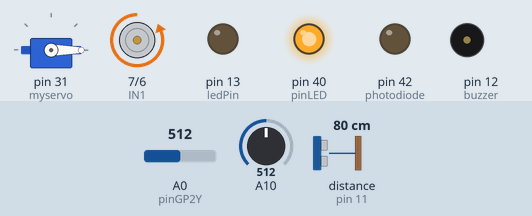
The sketch below on a simulated Arduino Mega 2560, built with avr-gcc and run on an emulated ATmega2560. Parts: servo, motor-driver pin pairs drawn as motors (green arrow = first pin HIGH = forward, orange = second pin HIGH = backward, longer = more drive, scaled by the enable pin), output pins drawn as LEDs (lit = HIGH), buzzer (waves = sounding, pin HIGH). Wiring (inferred from the names in the program): ultrasonic range finder: trigger pin 10; echo pin 11. The test bench sets the inputs (shaded band); at power-on: distance to the obstacle (sensor on pin 11) 80 cm, A0 (pinGP2Y) = 512, A10 = 512. The echo pulse lasts 58.3 µs per cm; pins used as bus, display or sensor lines are not drawn; what the sketch prints to the serial monitor is not drawn.

Above: at 4.6 s.
4.7 s: distance to the obstacle (sensor on pin 11) set to 24 cm
13.4 s: distance to the obstacle (sensor on pin 11) set to 18 cm
At 17.5 s:
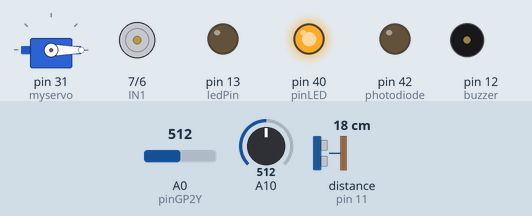
19.9 s: distance to the obstacle (sensor on pin 11) set to 2 cm
At 25.6 s:
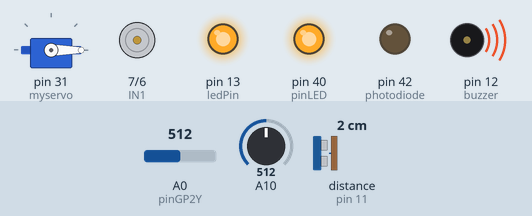
27.7 s: distance to the obstacle (sensor on pin 11) set to 4 cm
At 29.1 s:
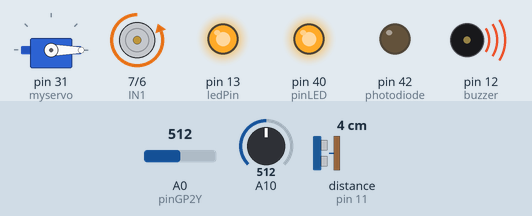
34.2 s: A0 (pinGP2Y) set to 306
43.9 s: distance to the obstacle (sensor on pin 11) set to 35 cm
At 46.83 s:
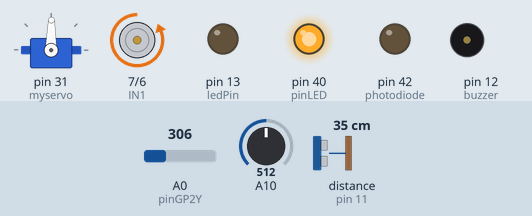
Timing chart, 0 to 49.1 s (numbered marks = the images above; inputs shaded):
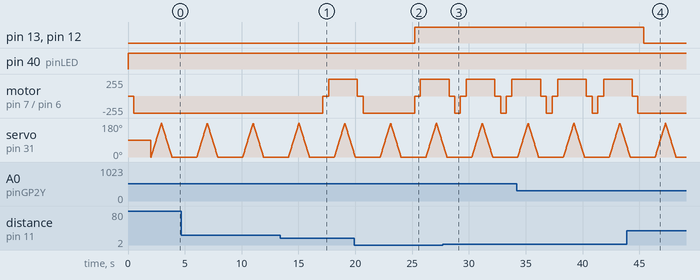

Measured:
- the behaviour switches between 21 and 20 cm on distance to the obstacle (sensor on pin 11) (found by bisection; images 0 and 1)
- after the input at 13.4 s, motor on pin 7 (IN1) / pin 6 (IN2): backward 255/255 → stopped after 3.8 s, → forward 255/255 0.50 s later
- after the input at 19.9 s, pin 13 (ledPin), pin 12 (buzzer): LOW → HIGH after 5.3 s
- after the input at 27.7 s, pin 13 (ledPin), pin 12 (buzzer): stays HIGH (without the input it goes to LOW after 1.5 s)
- after the input at 43.9 s, pin 13 (ledPin), pin 12 (buzzer): HIGH → LOW after 1.5 s; motor on pin 7 (IN1) / pin 6 (IN2): goes on until 44.9 s, then stays backward 255/255

The sketch:

FuzzyRobotPembersihKaca.ino
```cpp
#include <Arduino.h>

//sensor debu
const int pinGP2Y = A0;
int pinLED = 40;
int samplingTime = 280;
int deltaTime = 40;
int sleepTime = 9680;
int dustDensity;
int Set = 150;

//motor dc
const int IN1 = 7;
const int IN2 = 6;
const int ENA = 9;

//sensor ultrasonik
const int trigPin = 10;
const int echoPin = 11;
const int buzzer = 12;
const int ledPin = 13;

// defines variables of ultrasonic sensor
long duration;
int distance;
int safetyDistance;

//servo
#include <Servo.h>
Servo myservo; // membuat objek servo di library Servo.h
int pos = 0; // geser servopada posisi 0 derajat

//photodiode module
int photodiode = 42;
int ncahaya;

// fuzzy
#include <Fuzzy.h>
#include <FuzzyComposition.h>
#include <FuzzyIO.h>
#include <FuzzyInput.h>
#include <FuzzyOutput.h>
#include <FuzzyRule.h>
#include <FuzzyRuleAntecedent.h>
#include <FuzzyRuleConsequent.h>
#include <FuzzySet.h>

#define FUZZY_IN_DEBU 1
#define FUZZY_IN_CAHAYA 2
#define FUZZY_OUT_PWM 3

float DebuX;
float CahayaX;

#define APP_PORT_DEBUG Serial
// fuzzy object
Fuzzy *fuzzy_main_obj = new Fuzzy();

// input debu
FuzzySet *debu_tipis = new FuzzySet(25, 25, 122.5, 220);
FuzzySet *debu_sedang = new FuzzySet(122.5, 220, 220, 330);
FuzzySet *debu_tebal = new FuzzySet(220, 330, 330, 440.18);

// input cahaya
FuzzySet *cahaya_gelap = new FuzzySet(37, 37, 143.5, 250);
FuzzySet *cahaya_agak_terang = new FuzzySet(143.5, 250, 250, 281);
FuzzySet *cahaya_terang = new FuzzySet(250, 281, 281, 312);

// output pwm
FuzzySet *pwm_lambat = new FuzzySet(100, 100, 125, 150);
FuzzySet *pwm_sedang = new FuzzySet(125, 150, 150, 202.5);
FuzzySet *pwm_cepat = new FuzzySet(150, 202.5, 202.5, 255);


/**
 * create new fuzzy rule with and boolean
 * @method createNewFuzzyRule
 * @param  ruleId             id rule
 * @param  in1                fuzzy set 1
 * @param  in2                fuzzy set 2
 * @param  out1               fuzzt set output
 * @return                    new fuzzy rule
 */

 void APP_DEBUG_PRINT(String alog) {
  char dtx[16] = {0};
  snprintf_P(dtx, sizeof(dtx), (const char *)F("%-10u : "), millis());
  APP_PORT_DEBUG.println(String(dtx) + alog);
}

  FuzzyRule *createNewFuzzyRule(int ruleId, FuzzySet *in1, FuzzySet *in2, FuzzySet *out1) {
  FuzzyRuleConsequent *fzThen = new FuzzyRuleConsequent();
  fzThen->addOutput(out1);

  FuzzyRuleAntecedent *fzIf = new FuzzyRuleAntecedent();
  fzIf->joinWithAND(in1, in2);

  return new FuzzyRule(ruleId, fzIf, fzThen);
}

/**
 * init all fuzzy input, rule, and output
 * @method fuzzyInit
 */

void fuzzyInit() {
  // FuzzyInput DEBU
  FuzzyInput *fz_DEBU = new FuzzyInput(FUZZY_IN_DEBU);
  fz_DEBU->addFuzzySet(debu_tipis);
  fz_DEBU->addFuzzySet(debu_sedang);
  fz_DEBU->addFuzzySet(debu_tebal);
  fuzzy_main_obj->addFuzzyInput(fz_DEBU);

  // FuzzyInput CAHAYA
  FuzzyInput *fz_CAHAYA = new FuzzyInput(FUZZY_IN_CAHAYA);
  fz_CAHAYA->addFuzzySet(cahaya_gelap);
  fz_CAHAYA->addFuzzySet(cahaya_agak_terang);
  fz_CAHAYA->addFuzzySet(cahaya_terang);
  fuzzy_main_obj->addFuzzyInput(fz_CAHAYA);

  // FuzzyOutput PWM
  FuzzyOutput *fz_PWM = new FuzzyOutput(FUZZY_OUT_PWM);
  fz_PWM->addFuzzySet(pwm_lambat);
  fz_PWM->addFuzzySet(pwm_sedang);
  fz_PWM->addFuzzySet(pwm_cepat);
  fuzzy_main_obj->addFuzzyOutput(fz_PWM);

  // fuzzy rule
  fuzzy_main_obj->addFuzzyRule(
      createNewFuzzyRule(1, debu_tipis, cahaya_gelap, pwm_lambat));

  fuzzy_main_obj->addFuzzyRule(
      createNewFuzzyRule(2, debu_tipis, cahaya_agak_terang, pwm_lambat));

  fuzzy_main_obj->addFuzzyRule(
      createNewFuzzyRule(3, debu_tipis, cahaya_terang, pwm_cepat));

  fuzzy_main_obj->addFuzzyRule(
      createNewFuzzyRule(4, debu_sedang, cahaya_gelap, pwm_lambat));

  fuzzy_main_obj->addFuzzyRule(
      createNewFuzzyRule(5, debu_sedang, cahaya_agak_terang, pwm_sedang));

  fuzzy_main_obj->addFuzzyRule(
      createNewFuzzyRule(6, debu_sedang, cahaya_terang, pwm_cepat));

  fuzzy_main_obj->addFuzzyRule(
      createNewFuzzyRule(7, debu_tebal, cahaya_gelap, pwm_lambat));

  fuzzy_main_obj->addFuzzyRule(
      createNewFuzzyRule(8, debu_tebal, cahaya_agak_terang, pwm_lambat));

  fuzzy_main_obj->addFuzzyRule(
      createNewFuzzyRule(9, debu_tebal, cahaya_terang, pwm_cepat));
}


void fuzzyProcessInput(float DebuX, float CahayaX, float *pwmX) {

  fuzzy_main_obj->setInput(FUZZY_IN_DEBU, DebuX);
  fuzzy_main_obj->setInput(FUZZY_IN_CAHAYA, CahayaX);

  fuzzy_main_obj->fuzzify();

  *pwmX = fuzzy_main_obj->defuzzify(FUZZY_OUT_PWM);
  }

/**
 * debug fuzzy system
 * @method debugTest
 */
void debugTest() {
float PwmX = 255;
  //float debu
  float voMeasured = analogRead(pinGP2Y);
  delayMicroseconds(deltaTime);
  digitalWrite(pinLED, HIGH);
  delayMicroseconds(sleepTime);
  float calcVoltage = voMeasured * (3.3 / 1024);

  float dustDensity = (0.17 * calcVoltage - 0.1) * 1000;
  if (dustDensity < 0) {
    dustDensity = 0;
  }

  int ncahaya = analogRead(photodiode);

  float DEBU = abs (dustDensity);
  float CAHAYA = abs (ncahaya);

  // set timeout for serial
  APP_PORT_DEBUG.setTimeout(5);
  APP_DEBUG_PRINT(("PEMBACAAN SENSOR CAHAYA = ") + String(CAHAYA));
  APP_DEBUG_PRINT(("PEMBACAAN SENSOR DEBU = ") + String(DEBU));
  float DebuX = DEBU;
  float CahayaX = CAHAYA;


        if (DebuX > 0){
          fuzzyProcessInput(DebuX, CahayaX, &PwmX);
       }else{
          PwmX = 0;
        }

    // hasil defuzikasi
    APP_DEBUG_PRINT(String("DEBU FUZZY = ") + String(DebuX) + String(" -- ") +
                    String(debu_tipis->getPertinence()) + String(" -- ") +
                    String(debu_sedang->getPertinence()) + String(" -- ") +
                    String(debu_tebal->getPertinence()));

    APP_DEBUG_PRINT(String("CAHAYA FUZZY = ") + String(CahayaX) + String(" -- ") +
                    String(cahaya_gelap->getPertinence()) + String(" -- ") +
                    String(cahaya_agak_terang->getPertinence()) + String(" -- ") +
                    String(cahaya_terang->getPertinence()));

      Serial.print("PWM =          ");
      Serial.print(PwmX);
}

/**
 * all setup goes here
 * @method setup
 */

void setup() {
  APP_PORT_DEBUG.begin(9600);
  //fuzzy
  Serial.println("Log Fuzzy Logic Control"); //Print a message

  //sensor debu
  pinMode(pinLED,OUTPUT);

  //motor dc
  pinMode (IN1, OUTPUT);
  pinMode (IN2, OUTPUT);
  pinMode (ENA, OUTPUT);

  //sensor ultrasonik
  pinMode(trigPin, OUTPUT); // Sets the trigPin as an Output
  pinMode(echoPin, INPUT); // Sets the echoPin as an Input
  pinMode(buzzer, OUTPUT);
  pinMode(ledPin, OUTPUT);

  //servo
  myservo.attach(31); //definisikan pin yang digunakan untuk mengontrol motor servo adalah pin 31

  //photodiode module
  pinMode(photodiode, OUTPUT);

  // init fuzzy
  fuzzyInit();

  APP_DEBUG_PRINT(F("INIT DONE"));
}


/**
 * main loop
 * @method loop
 *
 */

void loop() {
  //sensor debu
  digitalWrite(pinLED,LOW); // power on the LED
  delayMicroseconds(samplingTime);

  float voMeasured = analogRead(pinGP2Y);
  delayMicroseconds(deltaTime);
  digitalWrite(pinLED, HIGH);
  delayMicroseconds(sleepTime);
  float calcVoltage = voMeasured * (3.3 / 1024);

  float dustDensity = (0.17 * calcVoltage - 0.1) * 1000;
  if (dustDensity < 0) {
    dustDensity = 0;
  }

   //photodiode modul
  int ncahaya = analogRead(photodiode);

  //motor dc
  analogWrite(ENA, 255);
  digitalWrite(IN1, LOW);
  delay(500);
  digitalWrite(IN2, HIGH);
  delay(500);

  //sensor ultrasonik
  digitalWrite(trigPin, LOW);
  delayMicroseconds(1);
  digitalWrite(trigPin, HIGH);
  delayMicroseconds(1);
  digitalWrite(trigPin, LOW);
  duration = pulseIn(echoPin, HIGH);
  distance= (duration/2) / 29.1;        // Calculating the distance

  float DebuX = dustDensity;
  float CahayaX = ncahaya;

    safetyDistance = distance;
    if (safetyDistance < 10 && safetyDistance > 1){
    digitalWrite(buzzer, HIGH);
    digitalWrite(ledPin, HIGH);

    analogWrite(ENA, 255);

    digitalWrite(IN1, HIGH);
    delay(500);
    digitalWrite(IN2, LOW);
    delay(500);
  }
  else if
    (safetyDistance < 20 && safetyDistance > 10){

    analogWrite(ENA, 255);

    digitalWrite(IN1, HIGH);
    delay(500);
    digitalWrite(IN2, LOW);
    delay(500);
  }
  else
  {
    digitalWrite(buzzer, LOW);
    digitalWrite(ledPin, LOW);

    analogWrite(ENA, 255);

    digitalWrite(IN1, LOW);
    delay(500);
    digitalWrite(IN2, HIGH);
    delay(500);
  }

  //servo
  for (pos = 0; pos <= 180; pos += 1) { // menjalankan fungsi for loop dari 0 - 180 dan nilai ini akan digunakan sebagai nilai posisiservo
  myservo.write(pos); // mengatur posisi servo berdasarkan nilai dari for loop
  delay(5); // beri jeda 5 miliseconds untuk setiap perubahan posisi
  }
  for (pos = 180; pos >= 0; pos -= 1) { // menjalankan fungsi for loop dari 180 - 0 dan nilai ini akan digunakan sebagai nilai posisiservo
  myservo.write(pos); // mengatur posisi servo berdasarkan nilai dari for loop
  delay(5); // beri jeda 5 miliseconds untuk setiap perubahan posisi
  }

  float PwmX = 255;

  float DEBU = dustDensity;
  float CAHAYA = ncahaya;

  debugTest();
  DebuX = DEBU;
  CahayaX = CAHAYA;


  fuzzyProcessInput(DebuX, CahayaX, &PwmX);


  }
```
